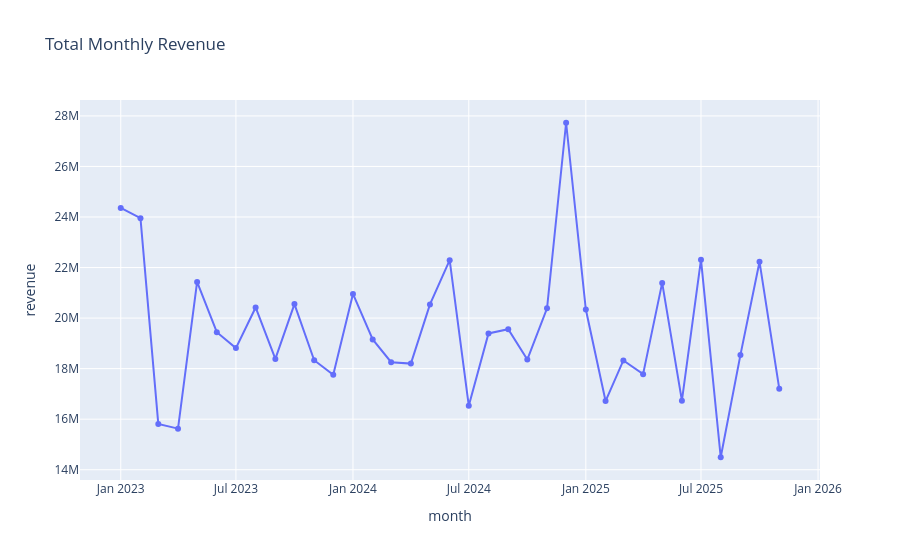

The notebook cell saved with this chart:
### Markdown cell above
## Monthly Seasonality

### Code cell
campaigns['month'] = campaigns['start_date'].dt.to_period('M').astype(str)
monthly = campaigns.groupby('month')['revenue'].sum().reset_index()
fig = px.line(monthly, x='month', y='revenue', title='Total Monthly Revenue', markers=True)
fig.show()

### Figure 1 — Plotly figure (JSON) as saved in the notebook; plotly's stock layout.template omitted (floating-point values rounded to 4 significant figures)
{"data": [{"hovertemplate": "month=%{x}<br>revenue=%{y}<extra></extra>", "legendgroup": "", "line": {"color": "#636efa", "dash": "solid"}, "marker": {"symbol": "circle"}, "mode": "lines+markers", "name": "", "orientation": "v", "showlegend": false, "type": "scatter", "x": ["2023-01", "2023-02", "2023-03", "2023-04", "2023-05", "2023-06", "2023-07", "2023-08", "2023-09", "2023-10", "2023-11", "2023-12", "2024-01", "2024-02", "2024-03", "2024-04", "2024-05", "2024-06", "2024-07", "2024-08", "2024-09", "2024-10", "2024-11", "2024-12", "2025-01", "2025-02", "2025-03", "2025-04", "2025-05", "2025-06", "2025-07", "2025-08", "2025-09", "2025-10", "2025-11"], "xaxis": "x", "y": [24360000.0, 23950000.0, 15810000.0, 15630000.0, 21430000.0, 19440000.0, 18810000.0, 20420000.0, 18380000.0, 20550000.0, 18330000.0, 17760000.0, 20960000.0, 19150000.0, 18250000.0, 18200000.0, 20540000.0, 22290000.0, 16530000.0, 19390000.0, 19560000.0, 18360000.0, 20390000.0, 27730000.0, 20340000.0, 16720000.0, 18330000.0, 17780000.0, 21390000.0, 16730000.0, 22310000.0, 14490000.0, 18540000.0, 22230000.0, 17210000.0], "yaxis": "y"}], "layout": {"legend": {"tracegroupgap": 0}, "title": {"text": "Total Monthly Revenue"}, "xaxis": {"anchor": "y", "domain": [0.0, 1.0], "title": {"text": "month"}}, "yaxis": {"anchor": "x", "domain": [0.0, 1.0], "title": {"text": "revenue"}}}}
